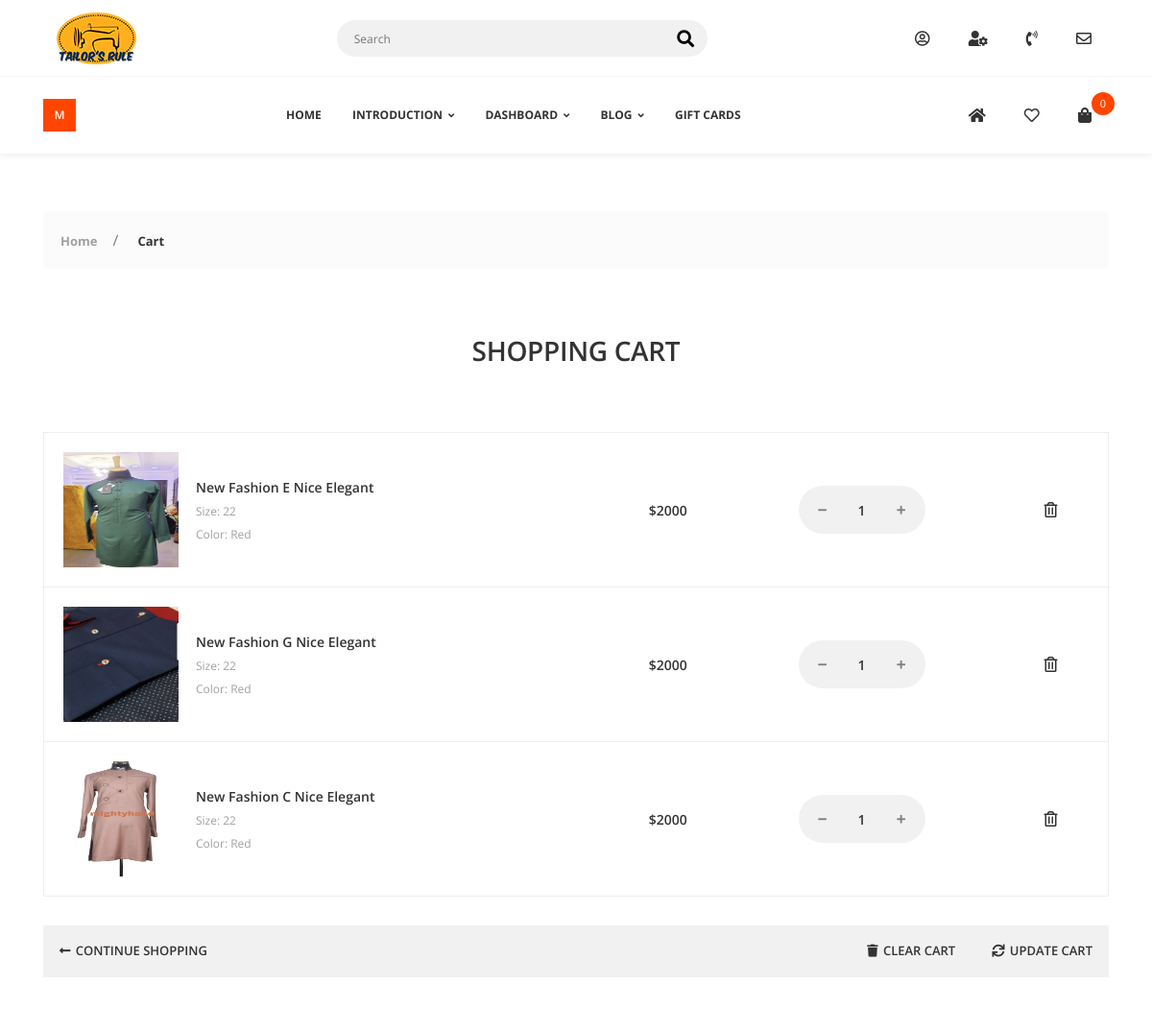
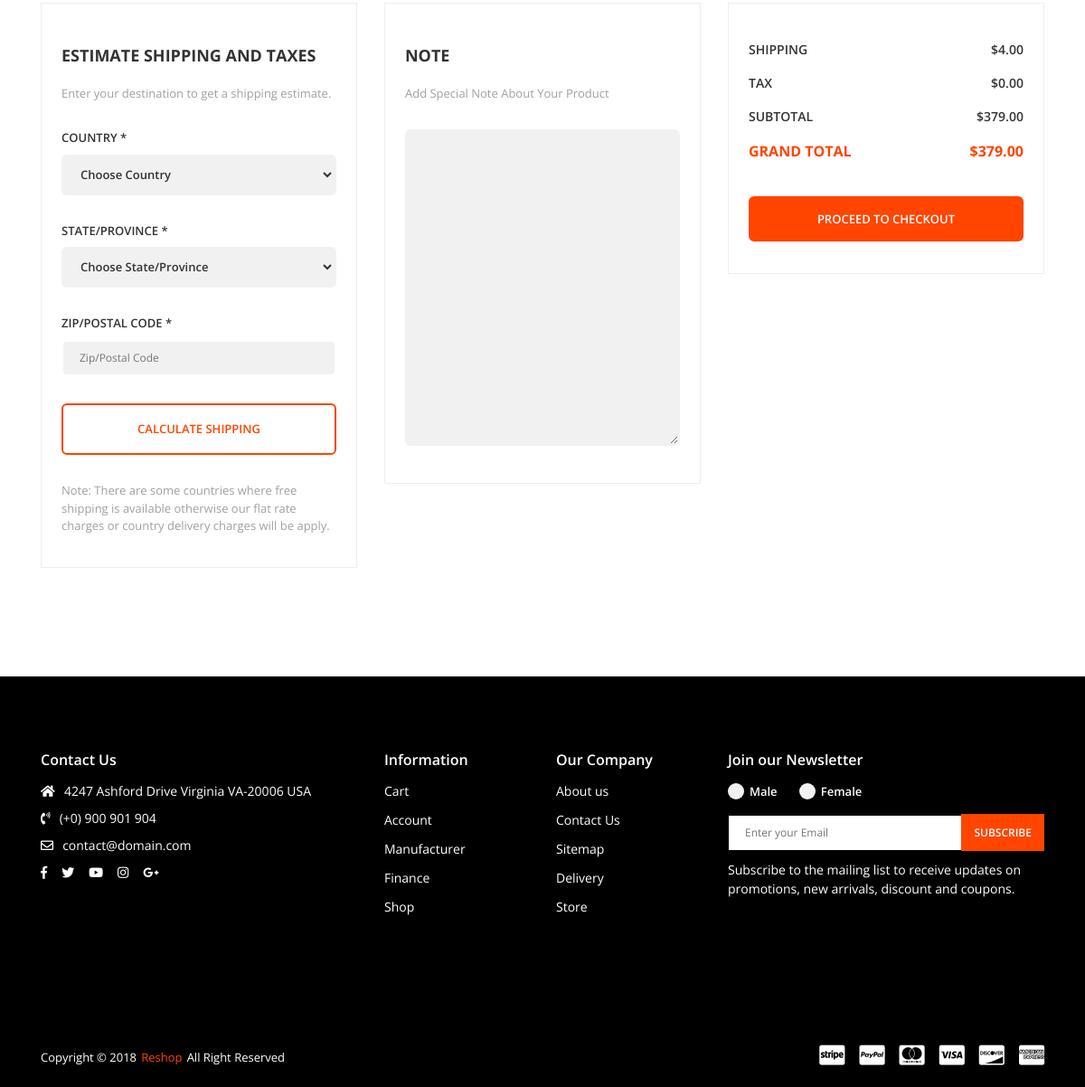
The page /store/cart (signed in) on the database its author committed (2 pictures, top to bottom).
### Store/models.py (models this page shows)
class ProductsImage(models.Model):
    products = models.ForeignKey(Product, on_delete=models.CASCADE, related_name='project_img')
    image = models.FileField(upload_to='products')
    is_cover = models.BooleanField(default=False)

class Cart(models.Model):
    user = models.ForeignKey(CustomUser, on_delete=models.CASCADE)
    product = models.ForeignKey(Product, on_delete=models.CASCADE, related_name='product_id')
    quantity = models.IntegerField()
    size = models.CharField(max_length=30)

class Product(models.Model):
    name = models.CharField(max_length=50)
    discount = models.CharField(max_length=10)
    price = models.CharField(max_length=10)
    stock_amount = models.CharField(max_length=20)
    amount_left = models.CharField(max_length=20)
    description = models.TextField(max_length=1000)
    information = models.TextField()
    category = models.ForeignKey(Category, on_delete=models.CASCADE)
    color = models.TextField()
    size = models.TextField()
    amount_sold = models.PositiveIntegerField(default=0)
    rating = models.PositiveIntegerField(default=0)

### Store/views.py (the view)
# urls.py: path('cart', views.cart, name='cart'),
def cart(request):
    carts = Cart.objects.filter(user=request.user)
    return render(request, 'cart.html', {'cart': carts})

### Store/templates/cart.html (shortened to what this page needs)
{% extends 'home.html' %}
{% load static %}
{% block content %}
    <div class="app-content">
        <div class="u-s-p-y-60">
            <div class="section__content">
                <div class="container">
                    <div class="breadcrumb">
                        <div class="breadcrumb__wrap">
                            <ul class="breadcrumb__list">
                                <li class="has-separator">
                                    <a href="index.html">Home</a></li>
                                <li class="is-marked">
                                    <a href="cart.html">Cart</a></li>
                            </ul>
                        </div>
                    </div>
                </div>
            </div>
        </div>
        <div class="u-s-p-b-60">
            <div class="section__intro u-s-m-b-60">
                <div class="container">
                    <div class="row">
                        <div class="col-lg-12">
                            <div class="section__text-wrap">
                                <h1 class="section__heading u-c-secondary">SHOPPING CART</h1>
                            </div>
                        </div>
                    </div>
                </div>
            </div>
            <div class="section__content">
                <div class="container">
                    <div class="row">
                        <div class="col-lg-12 col-md-12 col-sm-12 u-s-m-b-30">
                            <div class="table-responsive">
                                <table class="table-p">
                                    <tbody>
                                        {% for x in cart %}
                                        <tr class="{{x.id}} cartClass">
                                            <td>
                                                <div class="table-p__box">
                                                    <div class="table-p__img-wrap">
                                                        {% for y in x.product.project_img.all %}
                                                            {% if y.is_cover %}
                                                                <img class="u-img-fluid" src="{{y.image.url}}" alt="" style="max-height: 120px;">
                                                            {% endif %}
                                                        {% endfor %}
                                                    </div>
                                                    <div class="table-p__info">
                                                        <span class="table-p__name">
                                                            <a href="product-detail.html">{{x.product.name}}</a></span>
                                                        <ul class="table-p__variant-list">
                                                            <li>
                                                                <span>Size: 22</span></li>
                                                            <li>
                                                                <span>Color: Red</span></li>
                                                        </ul>
                                                    </div>
                                                </div>
                                            </td>
                                            <td>
                                                <span class="table-p__price cart_price" id="id-{{x.id}}"></span></td>
                                            <td>
                                                <div class="table-p__input-counter-wrap">
                                                    <div class="input-counter">
                                                        <span class="input-counter__minus fas fa-minus" id="mid-{{x.id}}"></span>
                                                        <input class="input-counter__text input-counter--text-primary-style id-{{x.id}}" id="{{x.product.price}}" type="text" value="{{x.quantity}}" data-min="1" data-max="1000">
                                                        <span class="input-counter__plus fas fa-plus" id="pid-{{x.id}}"></span></div>
                                                </div>
                                            </td>
                                            <td>
                                                <div class="table-p__del-wrap">
                                                    <a class="far fa-trash-alt table-p__delete-link" id="{{x.id}}"></a></div>
                                            </td>
                                        </tr>
                                        {% endfor %}
                                    </tbody>
                                </table>
                            </div>
                        </div>
                        <div class="col-lg-12">
                            <div class="route-box">
                                <div class="route-box__g1">
                                    <a class="route-box__link" href="shop-side-version-2.html"><i class="fas fa-long-arrow-alt-left"></i>
                                        <span>CONTINUE SHOPPING</span></a></div>
                                <div class="route-box__g2">
                                    <a class="route-box__link clearCart"><i class="fas fa-trash"></i>
                                        <span>CLEAR CART</span></a>
                                    <a class="route-box__link update"><i class="fas fa-sync"></i>
                                        <span>UPDATE CART</span></a></div>
                            </div>
                        </div>
                    </div>
                </div>
            </div>
        </div>
        <div class="u-s-p-b-60">
            <div class="section__content">
                <div class="container">
                    <div class="row">
                        <div class="col-lg-12 col-md-12 col-sm-12 u-s-m-b-30">
                            <form class="f-cart">
                                <div class="row">
                                    <div class="col-lg-4 col-md-6 u-s-m-b-30">
                                        <div class="f-cart__pad-box">
                                            <h1 class="gl-h1">ESTIMATE SHIPPING AND TAXES</h1>
                                            <span class="gl-text u-s-m-b-30">Enter your destination to get a shipping estimate.</span>
                                            <div class="u-s-m-b-30">
                                                <label class="gl-label" for="shipping-country">COUNTRY *</label><select class="select-box select-box--primary-style" id="shipping-country">
                                                    <option selected value="">Choose Country</option>
                                                </select>
                                            </div>
                                            <div class="u-s-m-b-30">
                                                <label class="gl-label" for="shipping-state">STATE/PROVINCE *</label><select class="select-box select-box--primary-style" id="shipping-state">
                                                    <option selected value="">Choose State/Province</option>
                                                </select>
                                            </div>
                                            <div class="u-s-m-b-30">
                                                <label class="gl-label" for="shipping-zip">ZIP/POSTAL CODE *</label>
                                                <input class="input-text input-text--primary-style" type="text" id="shipping-zip" placeholder="Zip/Postal Code"></div>
                                            <div class="u-s-m-b-30">
                                                <a class="f-cart__ship-link btn--e-transparent-brand-b-2" href="cart.html">CALCULATE SHIPPING</a></div>
                                            <span class="gl-text">Note: There are some countries where free shipping is available otherwise our flat rate charges or country delivery charges will be apply.</span>
                                        </div>
                                    </div>
                                    <div class="col-lg-4 col-md-6 u-s-m-b-30">
                                        <div class="f-cart__pad-box">
                                            <h1 class="gl-h1">NOTE</h1>
                                            <span class="gl-text u-s-m-b-30">Add Special Note About Your Product</span>
                                            <div>
                                                <label for="f-cart-note"></label><textarea class="text-area text-area--primary-style" id="f-cart-note"></textarea></div>
                                        </div>
                                    </div>
                                    <div class="col-lg-4 col-md-6 u-s-m-b-30">
                                        <div class="f-cart__pad-box">
                                            <div class="u-s-m-b-30">
                                                <table class="f-cart__table">
                                                    <tbody>
                                                        <tr>
                                                            <td>SHIPPING</td>
                                                            <td>$4.00</td>
                                                        </tr>
                                                        <tr>
                                                            <td>TAX</td>
                                                            <td>$0.00</td>
                                                        </tr>
                                                        <tr>
                                                            <td>SUBTOTAL</td>
                                                            <td>$379.00</td>
                                                        </tr>
                                                        <tr>
                                                            <td>GRAND TOTAL</td>
                                                            <td>$379.00</td>
                                                        </tr>
                                                    </tbody>
                                                </table>
                                            </div>
                                            <div>
                                                <button class="btn btn--e-brand-b-2" type="submit"> PROCEED TO CHECKOUT</button></div>
                                        </div>
                                    </div>
                                </div>
                            </form>
                        </div>
                    </div>
                </div>
            </div>
        </div>
    </div>
{% endblock content %}

### rows shown on the page
Cart: product.name "New Fashion E Nice Elegant", quantity "1"
ProductsImage: image (picture)
Cart: product.name "New Fashion G Nice Elegant", quantity "1"
ProductsImage: image (picture)
Cart: product.name "New Fashion C Nice Elegant", quantity "1"
ProductsImage: image (picture)

### other values the page prints
{{ carts|count }} "0"
